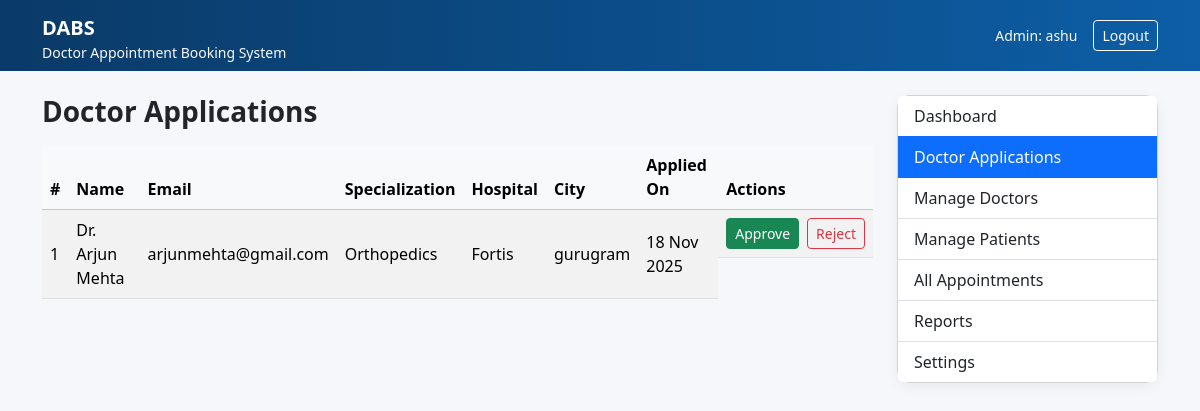
The app's page /dabs-admin/doctors/pending/ (signed in), older data.
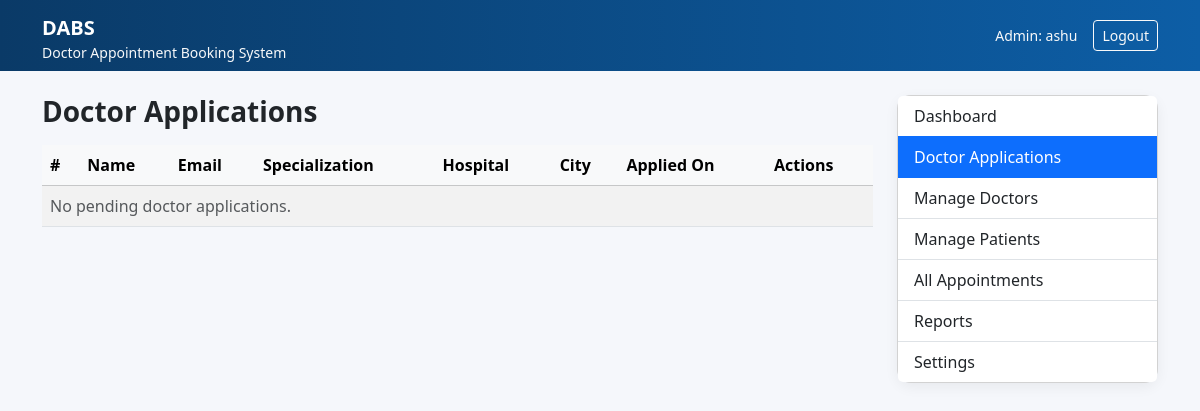
The same page, newer data.
### booking/models.py (models this page shows, shortened)
class DoctorProfile(models.Model):
    STATUS_CHOICES = [
        ('Pending', 'Pending'),
        ('Active', 'Active'),
        ('Inactive', 'Inactive'),
    ]
    user = models.ForeignKey(User, on_delete=models.CASCADE)
    registration_no = models.CharField(max_length=50)
    specialization = models.CharField(max_length=80)
    experience_years = models.PositiveIntegerField(default=0)
    hospital = models.CharField(max_length=120)
    city = models.CharField(max_length=80)
    slot_preference = models.CharField(max_length=120)
    fee = models.DecimalField(max_digits=8, decimal_places=2, null=True, blank=True)
    bio = models.TextField()
    status = models.CharField(max_length=10, choices=STATUS_CHOICES, default='Pending')
    created_at = models.DateTimeField(auto_now_add=True)
    working_days = models.CharField(max_length=100, blank=True)  # e.g. "Mon–Fri"
    clinic_start_time = models.TimeField(null=True, blank=True)
    clinic_end_time = models.TimeField(null=True, blank=True)
    break_start_time = models.TimeField(null=True, blank=True)
    break_end_time = models.TimeField(null=True, blank=True)
    slot_minutes = models.PositiveIntegerField(null=True, blank=True)
    schedule_notes = models.TextField(blank=True)
    schedule_published = models.BooleanField(default=False)

### booking/views.py (the view, shortened to what this page needs)
# urls.py: path('dabs-admin/doctors/pending/', views.admin_pending_doctors, name='admin_pending_doctors'),
@login_required
def admin_pending_doctors(request):
    if not request.user.is_staff:
        return redirect('home')
    pending = (
        DoctorProfile.objects
        .filter(status='Pending')
        .select_related('user')
        .order_by('user__first_name')
    )
    context = {
        'pending': pending,
        'section': 'applications',   # highlight sidebar item
    }
    return render(request, 'booking/admin_pending_doctors.html', context)

### booking/templates/booking/admin_pending_doctors.html (shortened to what this page needs)
<!doctype html>
<html lang="en">
<head>
  <link href="https://cdn.jsdelivr.net/npm/bootstrap@5.3.3/dist/css/bootstrap.min.css" rel="stylesheet">
</head>
<body>
<nav class="navbar navbar-dark" style="background:linear-gradient(90deg,#0a3a67,#0d5ea6);">
  <div class="container d-flex justify-content-between align-items-center">
    <div class="d-flex flex-column">
      <span class="navbar-brand fw-bold m-0">DABS</span>
      <small class="text-light" style="margin-top:-6px;">Doctor Appointment Booking System</small>
    </div>
    <div class="d-flex align-items-center gap-3">
      <span class="text-light small">Admin: {{ request.user.username }}</span>
      <a class="btn btn-outline-light btn-sm" href="/logout/">Logout</a>
    </div>
  </div>
</nav>
<div class="container py-4">
  <div class="row g-4">
    <div class="col-lg-9">
      <h3 class="fw-bold mb-3">Doctor Applications</h3>
      <div class="table-responsive">
        <table class="table table-striped align-middle">
          <thead class="table-light">
          <tr>
            <th>#</th>
            <th>Name</th>
            <th>Email</th>
            <th>Specialization</th>
            <th>Hospital</th>
            <th>City</th>
            <th>Applied On</th>
            <th>Actions</th>
          </tr>
          </thead>
          <tbody>
          {% for d in pending %}
            <tr>
              <td>{{ forloop.counter }}</td>
              <td>Dr. {{ d.user.get_full_name }}</td>
              <td>{{ d.user.email }}</td>
              <td>{{ d.specialization }}</td>
              <td>{{ d.hospital }}</td>
              <td>{{ d.city }}</td>
              <td>{{ d.created_at|date:"d M Y" }}</td>
              <td class="d-flex gap-2">
                <form method="post" action="{% url 'admin_pending_doctors' %}">
                  <button class="btn btn-sm btn-success" type="submit">Approve</button>
                </form>
                <form method="post" action="{% url 'admin_pending_doctors' %}"
                      onsubmit="return confirm('Reject this application?');">
                  <button class="btn btn-sm btn-outline-danger" type="submit">Reject</button>
                </form>
              </td>
            </tr>
          {% empty %}
            <tr>
              <td colspan="8" class="text-muted">No pending doctor applications.</td>
            </tr>
          {% endfor %}
          </tbody>
        </table>
      </div>
    </div>
    <div class="col-lg-3">
      <div class="card sidebar-card">
        <div class="list-group list-group-flush">
          <a href="{% url 'admin_dashboard' %}"
             class="list-group-item list-group-item-action {% if section == 'dashboard' %}active{% endif %}">
            Dashboard
          </a>
          <a href="{% url 'admin_pending_doctors' %}"
             class="list-group-item list-group-item-action {% if section == 'applications' %}active{% endif %}">
            Doctor Applications
          </a>
          <a href="{% url 'admin_doctors' %}"
             class="list-group-item list-group-item-action {% if section == 'doctors' %}active{% endif %}">
            Manage Doctors
          </a>
          <a href="{% url 'admin_patients' %}"
             class="list-group-item list-group-item-action {% if section == 'patients' %}active{% endif %}">
            Manage Patients
          </a>
          <a href="{% url 'admin_appointments' %}"
             class="list-group-item list-group-item-action {% if section == 'appointments' %}active{% endif %}">
            All Appointments
          </a>
          <a href="{% url 'admin_reports' %}"
             class="list-group-item list-group-item-action {% if section == 'reports' %}active{% endif %}">
            Reports
          </a>
          <a href="{% url 'admin_settings' %}"
             class="list-group-item list-group-item-action {% if section == 'settings' %}active{% endif %}">
            Settings
          </a>
        </div>
      </div>
    </div>
  </div>
</div>
</body>
</html>

### booking/templates/booking/admin_pending_doctors.html (style rules this page uses)
body { background:#f5f7fb; }
.sidebar-card { border-radius:14px; box-shadow:0 4px 14px rgba(0,0,0,0.06); }

Row changes from the older to the newer data that the page shows:
no longer on this page (row edited): DoctorProfile: user.get_full_name "Arjun Mehta", user.email "arjunmehta@gmail.com", specialization "Orthopedics", hospital "Fortis", city "gurugram", created_at "18 Nov 2025"
Text that changed along with them:
text now shown: "No pending doctor applications."
